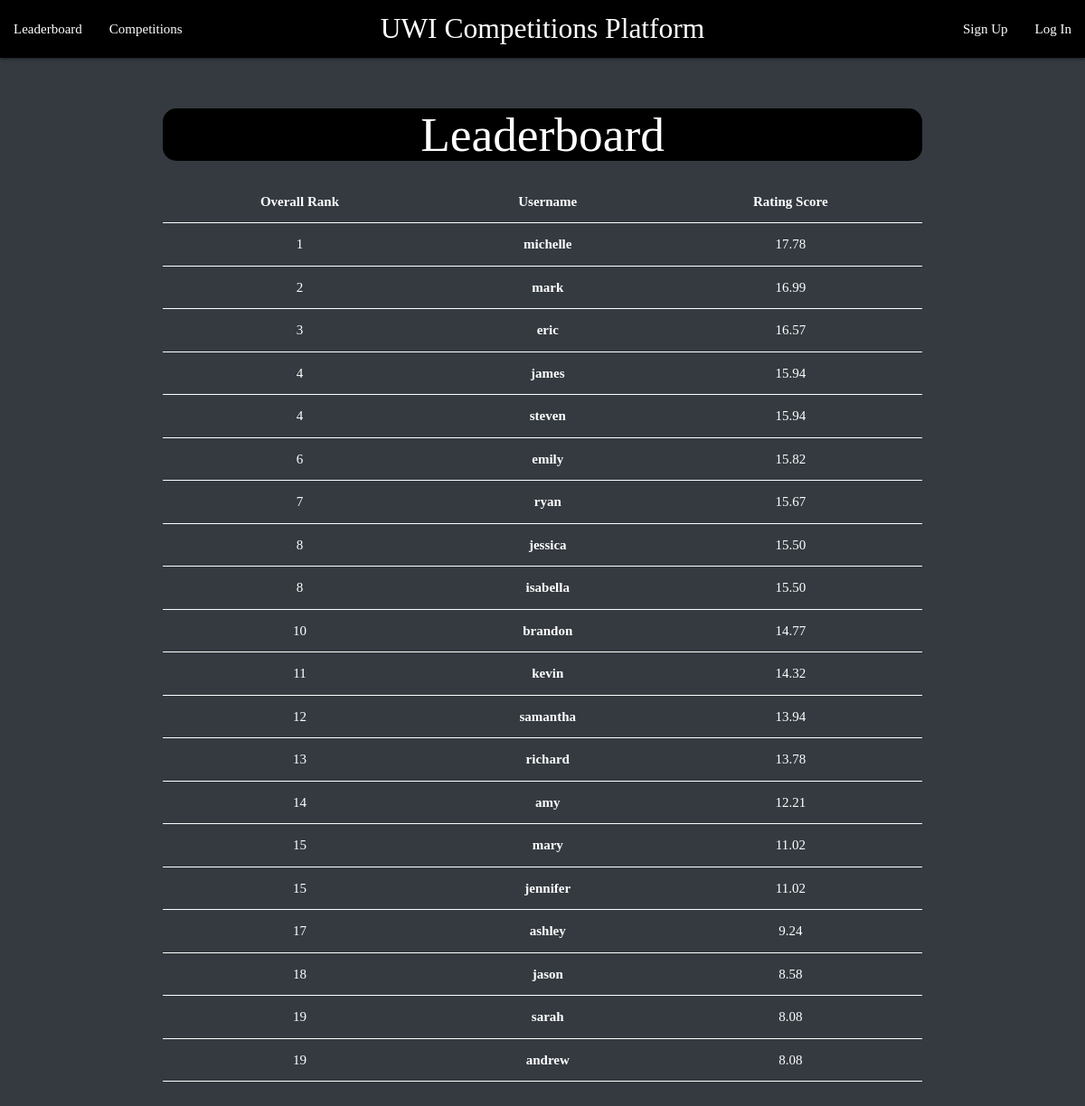
The page / on the database its author committed.
### App/models/student.py (models this page shows, shortened)
class Student(User):
    __tablename__ = 'student'
    rating_score = db.Column(db.Float, nullable=False, default=0)
    comp_count = db.Column(db.Integer, nullable=False, default=0)
    curr_rank = db.Column(db.Integer, nullable=False, default=0)
    prev_rank = db.Column(db.Integer, nullable=False, default=0)
    teams = db.relationship('Team', secondary='student_team', overlaps='students', lazy=True)
    notifications = db.relationship('Notification', backref='student', lazy=True)

### App/views/index.py (the view)
@index_views.route('/', methods=['GET'])
def home_page():
    return render_template('leaderboard.html', leaderboard=display_rankings(), user=current_user)

### App/controllers/student.py (called while the page is built)
def get_all_students():
    return Student.query.all()

def display_rankings():
    students = get_all_students()
    students.sort(key=lambda x: (x.rating_score, x.comp_count), reverse=True)
    leaderboard = []
    count = 1
    curr_high = students[0].rating_score
    curr_rank = 1
    for student in students:
        if curr_high != student.rating_score:
            curr_rank = count
            curr_high = student.rating_score
        if student.comp_count != 0:
            leaderboard.append({"placement": curr_rank, "student": student.username, "rating score":student.rating_score})
            count += 1
    print("Rank\tStudent\tRating Score")
    for position in leaderboard:
        print(f'{position["placement"]}\t{position["student"]}\t{position["rating score"]}')
    return leaderboard

### App/templates/leaderboard.html (shortened to what this page needs)
{% extends "layout.html" %}
{% block page %}UWI Competitions Platform{% endblock %}
{% block content %}
<div class="container">
    <div class="tables-container">
        <div class="leaderboard-table">
            <center>
                <h2 style="color: white; background-color: black; border-radius: 15px;">Leaderboard</h2>
            </center>
            <table class="table" style="font-family: verdana;">
                <thead>
                    <tr style="color: white;">
                        <th><center>Overall Rank</center></th>
                        <th><center>Username</center></th>
                        <th><center>Rating Score</center></th>
                    </tr>
                </thead>
                <tbody>
                    {% for student in leaderboard[:20] %}
                    <tr style="color: white;">
                        <td><center>{{student['placement']}}</center></td>
                        <td><center><a style= "color: white;" href="{{url_for('index_views.student_profile_by_name', name=student['student'])}}">{{ student['student']}}</a></center></td>
                        <td><center>{{'%0.2f' % student['rating score']|float}}</center></td>
                    </tr>
                    {% endfor %}
                </tbody>
            </table>
        </div>
    </div>
</div>
<div style="padding: 20px;"></div>
{% endblock %}

### App/templates/layout.html (shortened to what this page needs)
<!DOCTYPE html>
<html lang="en">
  <head>
    <link rel="stylesheet" href="https://cdnjs.cloudflare.com/ajax/libs/materialize/1.0.0/css/materialize.min.css">
    <link rel="stylesheet" href="{{ url_for('static', filename='style.css') }}">
  </head>
  <body>
    <nav class="black">
      <div class="nav-wrapper">
        <a style="font-family: copperplate;" href="#!" class="brand-logo center">{% block page %}{% endblock %}</a>
        <div class="nav-wrapper">
            <ul id="nav-mobile" class="left" style="font-family: lucida bright;">
                <li><a href="/leaderboard">Leaderboard</a></li>
                <li><a href="/competitions">Competitions</a></li>
            </ul>
            <ul id="nav-mobile" class="right" style="font-family: lucida bright;">
              {% if user.is_authenticated %}
                <li><a href="/logout">Log Out</a></li>
                <li><a href="/profile">Profile</a></li>
              {% else %}
                <li><a href="/signup">Sign Up</a></li>
                <li><a href="/login">Log In</a></li>
              {% endif %}
            </ul>
        </div>
      </div>
    </nav>
    {% block content %}{% endblock %}
  </body>
</html>

### App/static/style.css (style rules this page uses)
body { background-color: #343A40; }
h2 { font-family: serif; }

### App/templates/leaderboard.html (style rules this page uses)
.tables-container { display: flex; justify-content: space-between; }
.leaderboard-table { width: 100%; border-collapse: collapse; margin-top: 20px; }
.leaderboard-table th, .leaderboard-table td { padding: 12px 15px; text-align: left; border-bottom: 1px solid white; }
.leaderboard-table tbody tr td a { color: black; text-decoration: none; font-weight: bold; }

### rows shown on the page
Student: placement "1", student "michelle", rating_score "17.78"
Student: placement "2", student "mark", rating_score "16.99"
Student: placement "3", student "eric", rating_score "16.57"
Student: placement "4", student "james", rating_score "15.94"
Student: placement "4", student "steven", rating_score "15.94"
Student: placement "6", student "emily", rating_score "15.82"
Student: placement "7", student "ryan", rating_score "15.67"
Student: placement "8", student "jessica", rating_score "15.50"
Student: placement "8", student "isabella", rating_score "15.50"
Student: placement "10", student "brandon", rating_score "14.77"
Student: placement "11", student "kevin", rating_score "14.32"
Student: placement "12", student "samantha", rating_score "13.94"
Student: placement "13", student "richard", rating_score "13.78"
Student: placement "14", student "amy", rating_score "12.21"
Student: placement "15", student "mary", rating_score "11.02"
Student: placement "15", student "jennifer", rating_score "11.02"
Student: placement "17", student "ashley", rating_score "9.24"
Student: placement "18", student "jason", rating_score "8.58"
Student: placement "19", student "sarah", rating_score "8.08"
Student: placement "19", student "andrew", rating_score "8.08"
